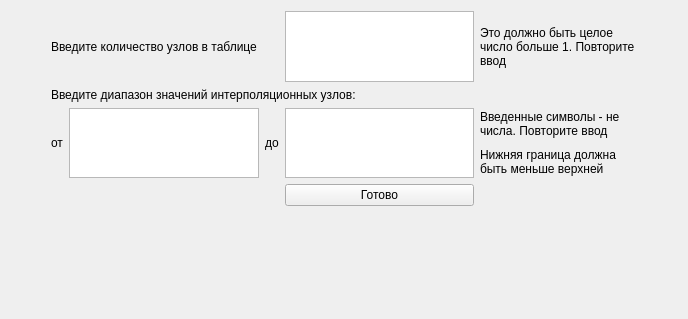
<?xml version="1.0" encoding="UTF-8"?>
<ui version="4.0">
 <class>Widget</class>
 <widget class="QWidget" name="Widget">
  <property name="geometry">
   <rect>
    <x>0</x>
    <y>0</y>
    <width>688</width>
    <height>319</height>
   </rect>
  </property>
  <property name="windowTitle">
   <string>Widget</string>
  </property>
  <widget class="QWidget" name="gridLayoutWidget">
   <property name="geometry">
    <rect>
     <x>40</x>
     <y>0</y>
     <width>617</width>
     <height>217</height>
    </rect>
   </property>
   <layout class="QGridLayout" name="startInfo">
    <property name="sizeConstraint">
     <enum>QLayout::SetNoConstraint</enum>
    </property>
    <item row="4" column="3">
     <widget class="QPushButton" name="readyForMakeTable">
      <property name="text">
       <string>Готово</string>
      </property>
     </widget>
    </item>
    <item row="0" column="0" colspan="3">
     <widget class="QLabel" name="label">
      <property name="acceptDrops">
       <bool>false</bool>
      </property>
      <property name="autoFillBackground">
       <bool>false</bool>
      </property>
      <property name="text">
       <string>Введите количество узлов в таблице</string>
      </property>
      <property name="wordWrap">
       <bool>true</bool>
      </property>
     </widget>
    </item>
    <item row="1" column="0" colspan="4">
     <widget class="QLabel" name="label_4">
      <property name="text">
       <string>Введите диапазон значений интерполяционных узлов:</string>
      </property>
     </widget>
    </item>
    <item row="0" column="3">
     <widget class="QTextEdit" name="maxDegree">
      <property name="acceptDrops">
       <bool>true</bool>
      </property>
     </widget>
    </item>
    <item row="0" column="4">
     <widget class="QLabel" name="errorMaxDegreeLabel">
      <property name="palette">
       <palette>
        <active>
         <colorrole role="Text">
          <brush brushstyle="SolidPattern">
           <color alpha="255">
            <red>194</red>
            <green>0</green>
            <blue>0</blue>
           </color>
          </brush>
         </colorrole>
        </active>
        <inactive>
         <colorrole role="Text">
          <brush brushstyle="SolidPattern">
           <color alpha="255">
            <red>194</red>
            <green>0</green>
            <blue>0</blue>
           </color>
          </brush>
         </colorrole>
        </inactive>
        <disabled>
         <colorrole role="Text">
          <brush brushstyle="SolidPattern">
           <color alpha="255">
            <red>120</red>
            <green>120</green>
            <blue>120</blue>
           </color>
          </brush>
         </colorrole>
        </disabled>
       </palette>
      </property>
      <property name="text">
       <string>Это должно быть целое  число больше 1. Повторите ввод</string>
      </property>
      <property name="wordWrap">
       <bool>true</bool>
      </property>
     </widget>
    </item>
    <item row="2" column="4">
     <widget class="QLabel" name="errorIntervalLabel">
      <property name="palette">
       <palette>
        <active>
         <colorrole role="Text">
          <brush brushstyle="SolidPattern">
           <color alpha="255">
            <red>175</red>
            <green>0</green>
            <blue>0</blue>
           </color>
          </brush>
         </colorrole>
        </active>
        <inactive>
         <colorrole role="Text">
          <brush brushstyle="SolidPattern">
           <color alpha="255">
            <red>175</red>
            <green>0</green>
            <blue>0</blue>
           </color>
          </brush>
         </colorrole>
        </inactive>
        <disabled>
         <colorrole role="Text">
          <brush brushstyle="SolidPattern">
           <color alpha="255">
            <red>120</red>
            <green>120</green>
            <blue>120</blue>
           </color>
          </brush>
         </colorrole>
        </disabled>
       </palette>
      </property>
      <property name="text">
       <string>Введенные символы - не числа. Повторите ввод</string>
      </property>
      <property name="wordWrap">
       <bool>true</bool>
      </property>
     </widget>
    </item>
    <item row="3" column="4">
     <widget class="QLabel" name="errorIntervalIsNegativeLabel">
      <property name="palette">
       <palette>
        <active>
         <colorrole role="Text">
          <brush brushstyle="SolidPattern">
           <color alpha="255">
            <red>175</red>
            <green>0</green>
            <blue>0</blue>
           </color>
          </brush>
         </colorrole>
        </active>
        <inactive>
         <colorrole role="Text">
          <brush brushstyle="SolidPattern">
           <color alpha="255">
            <red>175</red>
            <green>0</green>
            <blue>0</blue>
           </color>
          </brush>
         </colorrole>
        </inactive>
        <disabled>
         <colorrole role="Text">
          <brush brushstyle="SolidPattern">
           <color alpha="255">
            <red>120</red>
            <green>120</green>
            <blue>120</blue>
           </color>
          </brush>
         </colorrole>
        </disabled>
       </palette>
      </property>
      <property name="text">
       <string>Нижняя граница должна быть меньше верхней</string>
      </property>
      <property name="wordWrap">
       <bool>true</bool>
      </property>
     </widget>
    </item>
    <item row="2" column="3" rowspan="2">
     <widget class="QTextEdit" name="valuesTo"/>
    </item>
    <item row="2" column="2" rowspan="2">
     <widget class="QLabel" name="label_3">
      <property name="text">
       <string>до</string>
      </property>
     </widget>
    </item>
    <item row="2" column="1" rowspan="2">
     <widget class="QTextEdit" name="valuesFrom"/>
    </item>
    <item row="2" column="0" rowspan="2">
     <widget class="QLabel" name="label_2">
      <property name="text">
       <string>от</string>
      </property>
     </widget>
    </item>
   </layout>
  </widget>
 </widget>
 <layoutdefault spacing="6" margin="11"/>
 <resources/>
 <connections/>
</ui>
